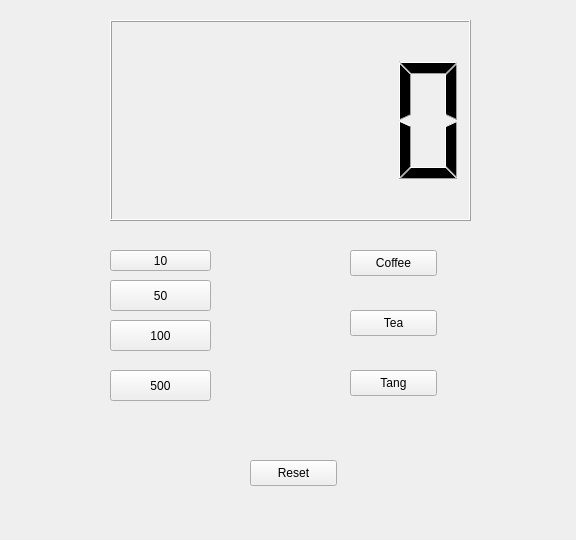
<?xml version="1.0" encoding="UTF-8"?>
<ui version="4.0">
 <class>Widget</class>
 <widget class="QWidget" name="Widget">
  <property name="geometry">
   <rect>
    <x>0</x>
    <y>0</y>
    <width>576</width>
    <height>540</height>
   </rect>
  </property>
  <property name="windowTitle">
   <string>Widget</string>
  </property>
  <widget class="QLCDNumber" name="lcdNumber">
   <property name="geometry">
    <rect>
     <x>110</x>
     <y>20</y>
     <width>361</width>
     <height>201</height>
    </rect>
   </property>
  </widget>
  <widget class="QPushButton" name="pbCoin10">
   <property name="geometry">
    <rect>
     <x>110</x>
     <y>250</y>
     <width>101</width>
     <height>21</height>
    </rect>
   </property>
   <property name="text">
    <string>10</string>
   </property>
  </widget>
  <widget class="QPushButton" name="pbCoin50">
   <property name="geometry">
    <rect>
     <x>110</x>
     <y>280</y>
     <width>101</width>
     <height>31</height>
    </rect>
   </property>
   <property name="text">
    <string>50</string>
   </property>
  </widget>
  <widget class="QPushButton" name="pbCoin100">
   <property name="geometry">
    <rect>
     <x>110</x>
     <y>320</y>
     <width>101</width>
     <height>31</height>
    </rect>
   </property>
   <property name="text">
    <string>100</string>
   </property>
  </widget>
  <widget class="QPushButton" name="pbCoin500">
   <property name="geometry">
    <rect>
     <x>110</x>
     <y>370</y>
     <width>101</width>
     <height>31</height>
    </rect>
   </property>
   <property name="text">
    <string>500</string>
   </property>
  </widget>
  <widget class="QPushButton" name="pbCoffee">
   <property name="geometry">
    <rect>
     <x>350</x>
     <y>250</y>
     <width>87</width>
     <height>26</height>
    </rect>
   </property>
   <property name="text">
    <string>Coffee</string>
   </property>
  </widget>
  <widget class="QPushButton" name="pbTea">
   <property name="geometry">
    <rect>
     <x>350</x>
     <y>310</y>
     <width>87</width>
     <height>26</height>
    </rect>
   </property>
   <property name="text">
    <string>Tea</string>
   </property>
  </widget>
  <widget class="QPushButton" name="pbTang">
   <property name="geometry">
    <rect>
     <x>350</x>
     <y>370</y>
     <width>87</width>
     <height>26</height>
    </rect>
   </property>
   <property name="text">
    <string>Tang</string>
   </property>
  </widget>
  <widget class="QPushButton" name="pbReset">
   <property name="geometry">
    <rect>
     <x>250</x>
     <y>460</y>
     <width>87</width>
     <height>26</height>
    </rect>
   </property>
   <property name="text">
    <string>Reset</string>
   </property>
  </widget>
 </widget>
 <resources/>
 <connections/>
</ui>
